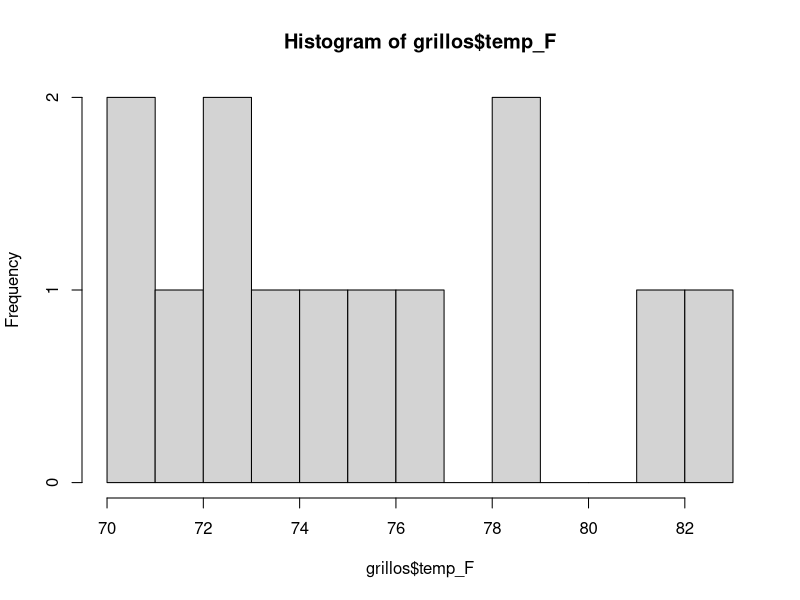
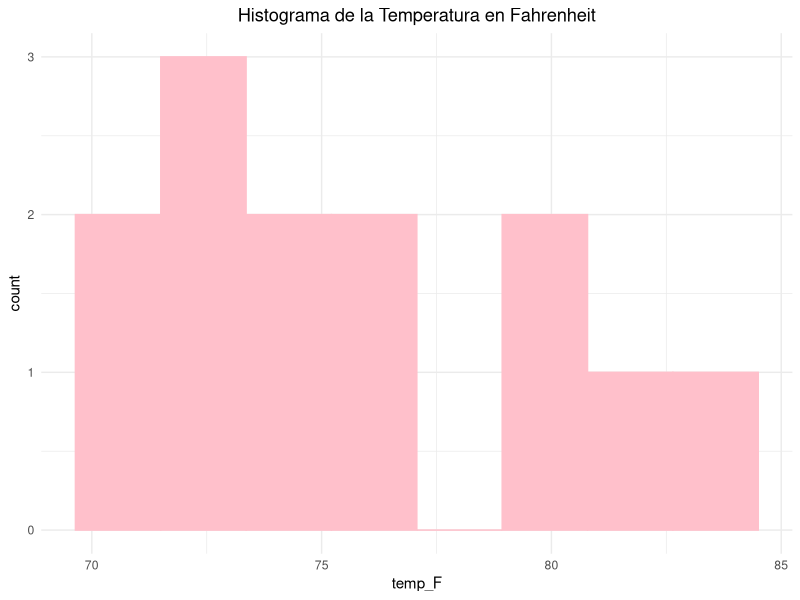
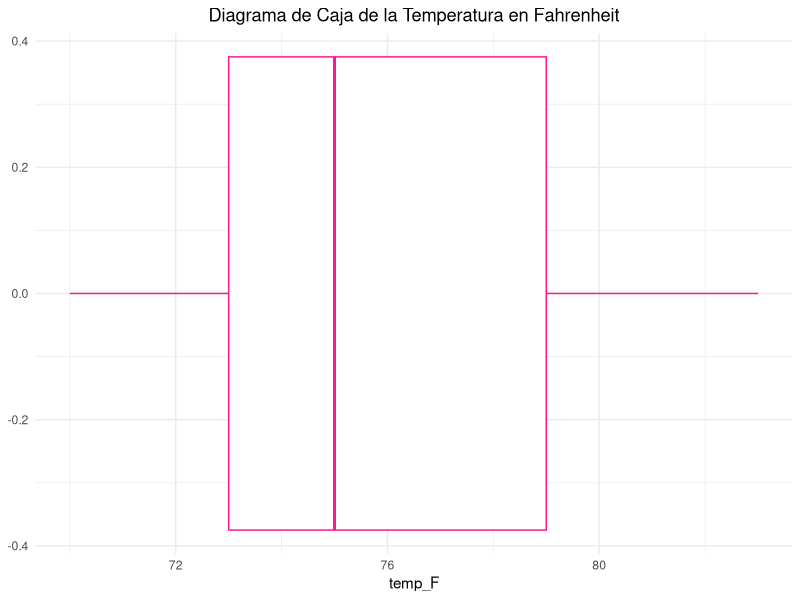
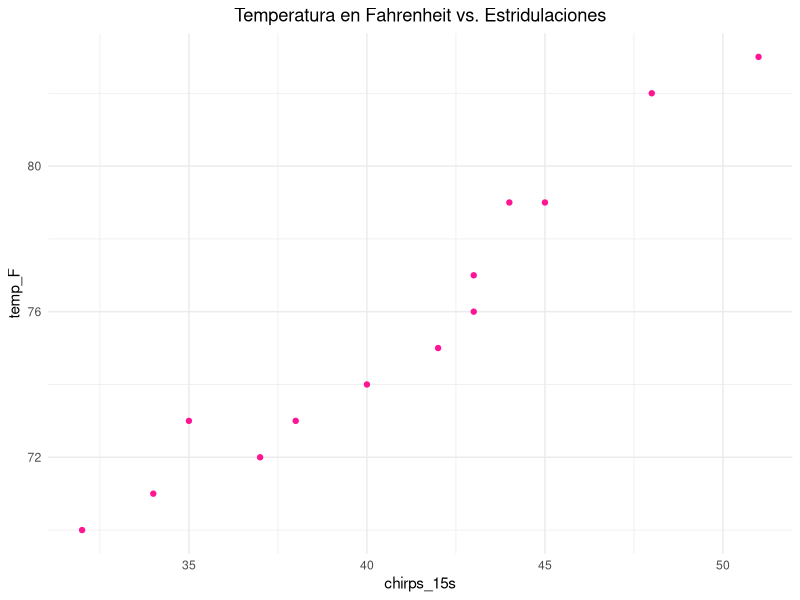
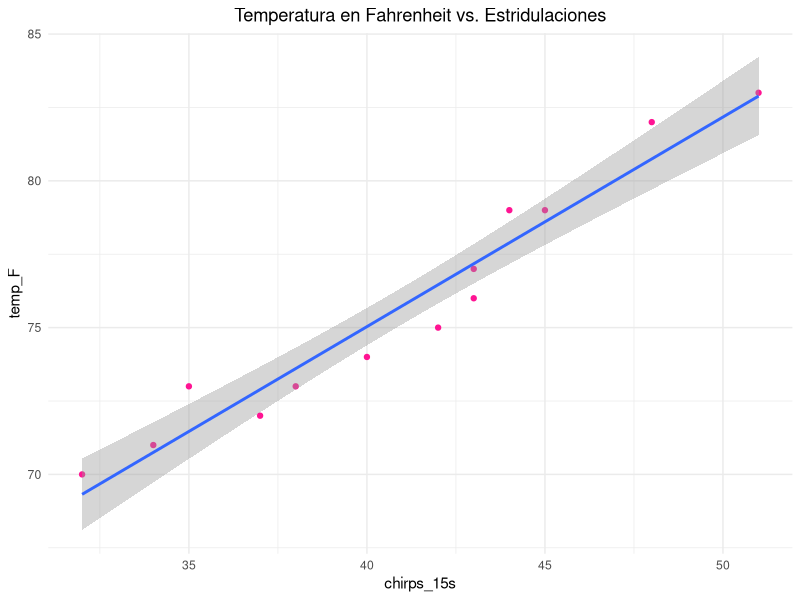

Write the R code that produced these figures, in order.
#grillos
grillos <- readxl::read_excel("grillos.xlsx")
#ojito con el session

#dimensiones
nrow(grillos)
ncol(grillos) 
dim(grillos)


summary(grillos)
str(grillos) #VARIABLES Y SUS CLASES


#HISTOGRAMA
hist(grillos$temp_F, breaks = 10)

library(ggplot2)
ggplot(grillos) + geom_histogram(aes( x = temp_F), color = "pink", fill = "pink", bins = 8) +
labs(title = "Histograma de la Temperatura en Fahrenheit") +
theme_minimal() +
theme(plot.title = element_text(hjust = 0.5))


ggplot(grillos) + geom_boxplot(aes( x = temp_F), color = "deeppink", bins = 13) +
labs(title = "Diagrama de Caja de la Temperatura en Fahrenheit") +
theme_minimal() +
theme(plot.title = element_text(hjust = 0.5))

#RANGO Y CONCENTRACION // ASIMETRIA


#Descripcion univariada (una de pos y otra de variabilidad)
summary(grillos)[,3:4]
sd(grillos$temp_F) 
sd(grillos$chirps_15s)

#HACER UN CUADRATITO // ESCRIBIR MAS DE LOS QUE MUESTRA // Buscar 


#BIVARIADA
#Para numericas// correlacion lineal
cor(grillos$temp_F, grillos$chirps_15s) #0.970876

ggplot(grillos) + geom_point(aes( x = chirps_15s, y = temp_F), color = "deeppink") +
  labs(title = "Temperatura en Fahrenheit vs. Estridulaciones") +
  theme_minimal() +
  theme(plot.title = element_text(hjust = 0.5))



#Observamos una asociacion alta, fuerte, entre la temp y la bla bla bla. Con un coefinciente de correlacion positivo y cercano a 1

x <- grillos$chirps_15s
y<- grillos$temp_F
lm(y ~ x)


mod <- lm(temp_F ~ chirps_15s, grillos)
summary(mod) #depende del objeto // es un metodo

#SIGNIFICADO DE LOS BETITAS 

#con otras muestras otras estimaciones! suujetas a variabilidad de la muestra

ggplot(grillos, aes( x = chirps_15s, y = temp_F)) + geom_point(color = "deeppink") +
  labs(title = "Temperatura en Fahrenheit vs. Estridulaciones") +
  theme_minimal() +
  theme(plot.title = element_text(hjust = 0.5)) +
  geom_smooth(method = "lm")

#le hace una banda de confianza!!!!! no punto a puntpo

#analisis repetido para chirps centrados
grillos$chirps_cent <- grillos$chirps_15s - mean(grillos$chirps_15s)

mod2 <- lm (temp_F ~ chirps_cent, grillos)

summary(mod2)
#centrar mantiene la rel, inclinacion!!! SOLO CAMBIA EL B0
#OJITO INTERPRETACION DEL B0???????? temp promedio caundo chrip promedio?

#predecimos temperatura para valor nuevo de chirps = 50
predict(mod, newdata = data.frame(chirps_15s = 50))
#82.17
